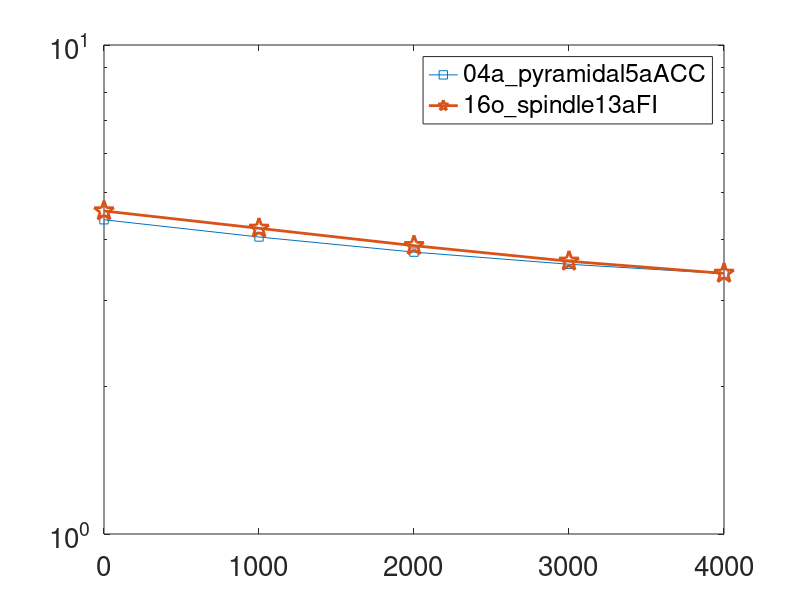
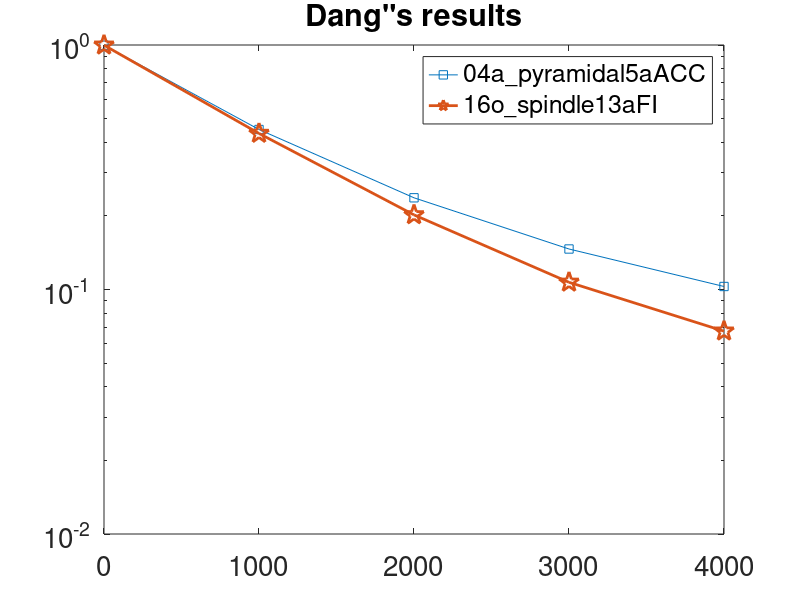

Write MATLAB code to recreate these figures, in order.
% bval        % qval    % gnorm       % (g1, g2, g3)            %signal
pyra=[
% 04a_pyramidal5aACC
0.000000,    0.000000,  0.000000, 0.577350, 0.577350, 0.577350  4.391787
1000.000000, 0.000015,  0.056067, 0.577350, 0.577350, 0.577350  4.049182
2000.000000, 0.000021,  0.079290, 0.577350, 0.577350, 0.577350  3.770925
3000.000000, 0.000026,  0.097111, 0.577350, 0.577350, 0.577350  3.561716
4000.000000, 0.000030,  0.112134, 0.577350, 0.577350, 0.577350  3.408309
];

spind=[
% 16o_spindle13aFI    
0.000000,    0.000000,  0.000000, 0.577350, 0.577350, 0.577350  4.577218
1000.000000, 0.000015,  0.056067, 0.577350, 0.577350, 0.577350  4.218250
2000.000000, 0.000021,  0.079290, 0.577350, 0.577350, 0.577350  3.887221
3000.000000, 0.000026,  0.097111, 0.577350, 0.577350, 0.577350  3.612342
4000.000000, 0.000030,  0.112134, 0.577350, 0.577350, 0.577350  3.412243  
];

semilogy(pyra(:,1),pyra(:,end),'-s',spind(:,1),spind(:,end),'-p','LineWidth',2,'MarkerSize',15)
legend('04a_pyramidal5aACC','16o_spindle13aFI','Interpreter','None');
set(gca,'FontSize',20);



% bval        % gnorm    % qval   % (g1, g2, g3)                %signal
pyra=[
% 04a_pyramidal5aACC
0.000000,    0.000000,  0.000000, 0.577350, 0.577350, 0.577350  0.997918
1000.000000, 0.000015,  0.056067, 0.577350, 0.577350, 0.577350  0.451267
2000.000000, 0.000021,  0.079290, 0.577350, 0.577350, 0.577350  0.237181
3000.000000, 0.000026,  0.097111, 0.577350, 0.577350, 0.577350  0.146438
4000.000000, 0.000030,  0.112134, 0.577350, 0.577350, 0.577350  0.102883
];

spind=[
% 16o_spindle13aFI    
0.000000,    0.000000,  0.000000, 0.577350, 0.577350, 0.577350  0.998300
1000.000000, 0.000015,  0.056067, 0.577350, 0.577350, 0.577350  0.434772
2000.000000, 0.000021,  0.079290, 0.577350, 0.577350, 0.577350  0.201945
3000.000000, 0.000026,  0.097111, 0.577350, 0.577350, 0.577350  0.107023
4000.000000, 0.000030,  0.112134, 0.577350, 0.577350, 0.577350  0.067550    
];
figure;
semilogy(pyra(:,1),pyra(:,end),'-s',spind(:,1),spind(:,end),'-p','LineWidth',2,'MarkerSize',15)
legend('04a_pyramidal5aACC','16o_spindle13aFI','Interpreter','None');
set(gca,'FontSize',20);
title('Dang"s results')